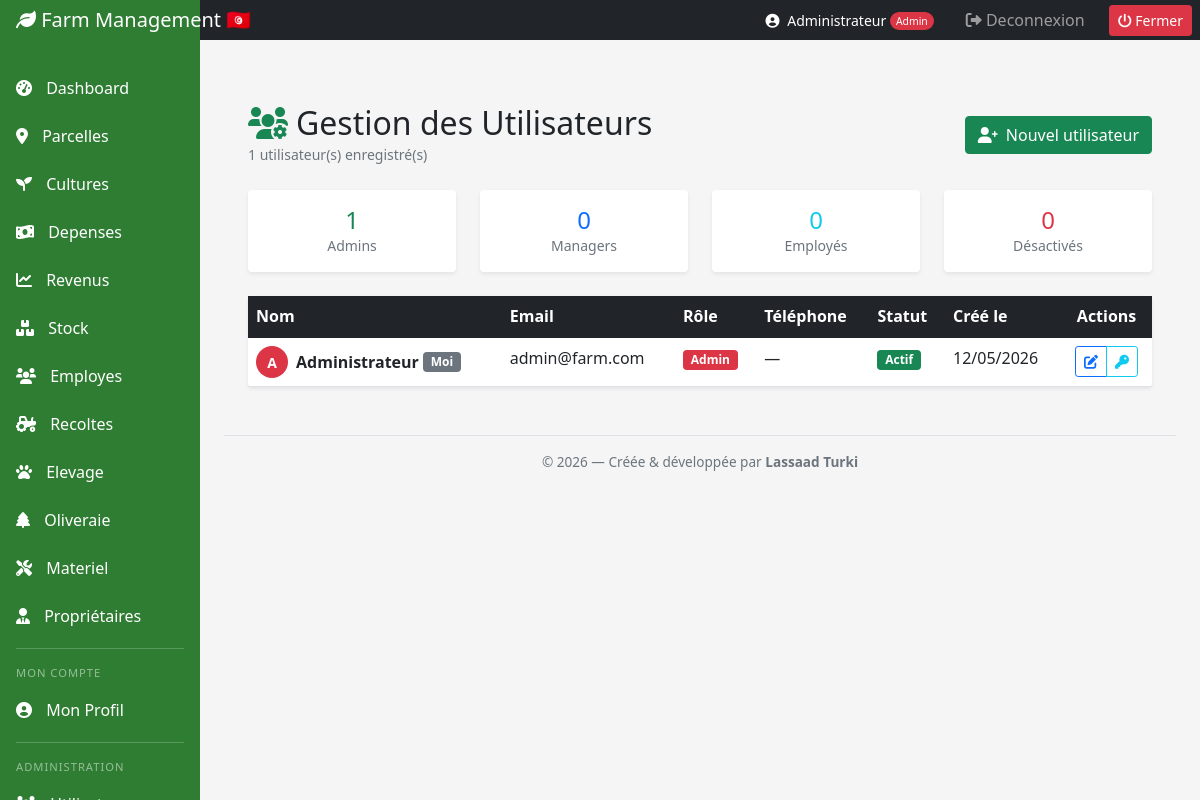
Page /admin/users (signed in) on the committed database.
### models/__init__.py (models this page shows, shortened)
class User(UserMixin, db.Model):
    __tablename__ = 'users'
    id = db.Column(db.Integer, primary_key=True)
    nom = db.Column(db.String(100), nullable=False)
    email = db.Column(db.String(100), unique=True, nullable=False)
    mot_de_passe = db.Column(db.String(255), nullable=False)
    role = db.Column(db.String(50), default='employee')
    date_creation = db.Column(db.DateTime, default=datetime.utcnow)
    is_active = db.Column(db.Boolean, default=True)
    telephone = db.Column(db.String(20))
    adresse = db.Column(db.Text)

### app.py (the view)
@app.route('/admin/users')
@login_required
@admin_required
def admin_users():
    users = User.query.order_by(User.date_creation.desc()).all()
    return render_template('admin/users.html', users=users)

### app.py (called while the page is built)
def admin_required(f):
    @wraps(f)
    def decorated_function(*args, **kwargs):
        if not current_user.is_authenticated or current_user.role != 'admin':
            abort(403)
        return f(*args, **kwargs)
    return decorated_function

@login_manager.user_loader
def load_user(user_id):
    return db.session.get(User, int(user_id))

### templates/admin/users.html (shortened to what this page needs)
{% extends "base.html" %}
{% block content %}
<div class="container-fluid py-4">
  <div class="d-flex justify-content-between align-items-center mb-4">
    <div>
      <h2 class="mb-0"><i class="fas fa-users-cog text-success me-2"></i>Gestion des Utilisateurs</h2>
      <small class="text-muted">{{ users|length }} utilisateur(s) enregistré(s)</small>
    </div>
    <a href="{{ url_for('admin_create_user') }}" class="btn btn-success">
      <i class="fas fa-user-plus me-1"></i> Nouvel utilisateur
    </a>
  </div>
  <div class="row mb-4">
    <div class="col-md-3">
      <div class="card border-0 shadow-sm text-center py-3">
        <h4 class="text-success mb-0">{{ users|selectattr('role','eq','admin')|list|length }}</h4>
        <small class="text-muted">Admins</small>
      </div>
    </div>
    <div class="col-md-3">
      <div class="card border-0 shadow-sm text-center py-3">
        <h4 class="text-primary mb-0">{{ users|selectattr('role','eq','manager')|list|length }}</h4>
        <small class="text-muted">Managers</small>
      </div>
    </div>
    <div class="col-md-3">
      <div class="card border-0 shadow-sm text-center py-3">
        <h4 class="text-info mb-0">{{ users|selectattr('role','eq','employee')|list|length }}</h4>
        <small class="text-muted">Employés</small>
      </div>
    </div>
    <div class="col-md-3">
      <div class="card border-0 shadow-sm text-center py-3">
        <h4 class="text-danger mb-0">{{ users|selectattr('is_active','eq',false)|list|length }}</h4>
        <small class="text-muted">Désactivés</small>
      </div>
    </div>
  </div>
  <div class="card border-0 shadow-sm">
    <div class="card-body p-0">
      <table class="table table-hover mb-0">
        <thead class="table-dark">
          <tr>
            <th>Nom</th>
            <th>Email</th>
            <th>Rôle</th>
            <th>Téléphone</th>
            <th>Statut</th>
            <th>Créé le</th>
            <th class="text-center">Actions</th>
          </tr>
        </thead>
        <tbody>
          {% for user in users %}
          <tr class="{{ 'table-secondary opacity-50' if not user.is_active }}">
            <td>
              <div class="d-flex align-items-center">
                <div class="avatar-circle me-2 bg-{{ 'danger' if user.role=='admin' else 'primary' if user.role=='manager' else 'success' }}">
                  {{ user.nom[0].upper() }}
                </div>
                <strong>{{ user.nom }}</strong>
                {% if user.id == current_user.id %}
                  <span class="badge bg-secondary ms-1">Moi</span>
                {% endif %}
              </div>
            </td>
            <td>{{ user.email }}</td>
            <td>
              {% if user.role == 'admin' %}
                <span class="badge bg-danger">Admin</span>
              {% elif user.role == 'manager' %}
                <span class="badge bg-primary">Manager</span>
              {% else %}
                <span class="badge bg-success">Employé</span>
              {% endif %}
            </td>
            <td>{{ user.telephone or '—' }}</td>
            <td>
              <span class="badge {{ 'bg-success' if user.is_active else 'bg-secondary' }}">
                {{ 'Actif' if user.is_active else 'Inactif' }}
              </span>
            </td>
            <td>{{ user.date_creation.strftime('%d/%m/%Y') }}</td>
            <td class="text-center">
              <div class="btn-group btn-group-sm">
                <a href="{{ url_for('admin_edit_user', id=user.id) }}"
                   class="btn btn-outline-primary" title="Modifier">
                  <i class="fas fa-edit"></i>
                </a>
                <button class="btn btn-outline-info"
                        onclick="showResetPassword({{ user.id }}, '{{ user.nom }}')"
                        title="Réinitialiser mot de passe">
                  <i class="fas fa-key"></i>
                </button>
              </div>
            </td>
          </tr>
          {% endfor %}
        </tbody>
      </table>
    </div>
  </div>
</div>
{% endblock %}

### templates/base.html (shortened to what this page needs)
<!DOCTYPE html>
<html lang="fr">
<head>
    <link href="https://cdn.jsdelivr.net/npm/bootstrap@5.1.3/dist/css/bootstrap.min.css" rel="stylesheet">
    <link href="https://cdnjs.cloudflare.com/ajax/libs/font-awesome/6.0.0/css/all.min.css" rel="stylesheet">
</head>
<body>
    <nav class="navbar navbar-dark sticky-top bg-dark flex-md-nowrap p-0">
        <a class="navbar-brand col-md-3 col-lg-2 me-0 px-3" href="{{ url_for('dashboard') }}">
            <i class="fas fa-leaf"></i> Farm Management 🇹🇳
        </a>
        <div class="navbar-nav ms-auto d-flex flex-row align-items-center">
            {% if current_user.is_authenticated %}
            <span class="text-white me-3 small">
                <i class="fas fa-user-circle me-1"></i>
                {{ current_user.nom }}
                {% if current_user.role == 'admin' %}
                    <span class="role-badge bg-danger text-white">Admin</span>
                {% elif current_user.role == 'manager' %}
                    <span class="role-badge bg-primary text-white">Manager</span>
                {% else %}
                    <span class="role-badge bg-success text-white">Employé</span>
                {% endif %}
            </span>
            {% endif %}
            <div class="nav-item text-nowrap">
                <a class="nav-link px-3" href="{{ url_for('logout') }}">
                    <i class="fas fa-sign-out-alt"></i> Deconnexion
                </a>
            </div>
	    <div class="nav-item text-nowrap">
   		 <button onclick="if(confirm('Fermer l\'application ?')) window.close();"
            	 class="btn btn-sm btn-danger ms-2 me-2">
        	 	<i class="fas fa-power-off"></i> Fermer
    		 </button>
	   </div>
        </div>
    </nav>
    <div class="container-fluid">
        <div class="row">
            <nav class="col-md-3 col-lg-2 d-md-block sidebar">
                <div class="position-sticky pt-3">
                    <ul class="nav flex-column">
                        <li class="nav-item"><a class="nav-link" href="{{ url_for('dashboard') }}"><i class="fas fa-tachometer-alt"></i> Dashboard</a></li>
                        <li class="nav-item"><a class="nav-link" href="{{ url_for('plots') }}"><i class="fas fa-map-marker-alt"></i> Parcelles</a></li>
                        <li class="nav-item"><a class="nav-link" href="{{ url_for('crops') }}"><i class="fas fa-seedling"></i> Cultures</a></li>
                        <li class="nav-item"><a class="nav-link" href="{{ url_for('expenses') }}"><i class="fas fa-money-bill-wave"></i> Depenses</a></li>
                        <li class="nav-item"><a class="nav-link" href="{{ url_for('revenues') }}"><i class="fas fa-chart-line"></i> Revenus</a></li>
                        <li class="nav-item"><a class="nav-link" href="{{ url_for('inventory') }}"><i class="fas fa-boxes"></i> Stock</a></li>
                        <li class="nav-item"><a class="nav-link" href="{{ url_for('employees') }}"><i class="fas fa-users"></i> Employes</a></li>
                        <li class="nav-item"><a class="nav-link" href="{{ url_for('harvests') }}"><i class="fas fa-tractor"></i> Recoltes</a></li>
                        <li class="nav-item"><a class="nav-link" href="{{ url_for('livestock_dashboard') }}"><i class="fas fa-paw"></i> Elevage</a></li>
                        <li class="nav-item"><a class="nav-link" href="{{ url_for('oliviers') }}"><i class="fas fa-tree"></i> Oliveraie</a></li>
                        <li class="nav-item"><a class="nav-link" href="{{ url_for('materiel') }}"><i class="fas fa-tools"></i> Materiel</a></li>
			<li class="nav-item"><a class="nav-link" href="{{ url_for('proprietaires') }}"><i class="fas fa-user-tie"></i> Propriétaires</a></li>
                        <div class="sidebar-divider"></div>
                        <div class="sidebar-section-label">Mon compte</div>
                        <li class="nav-item">
                            <a class="nav-link" href="{{ url_for('profile') }}">
                                <i class="fas fa-user-circle"></i> Mon Profil
                            </a>
                        </li>
                        {% if current_user.is_authenticated and current_user.role == 'admin' %}
                        <div class="sidebar-divider"></div>
                        <div class="sidebar-section-label">Administration</div>
                        <li class="nav-item">
                            <a class="nav-link" href="{{ url_for('admin_users') }}">
                                <i class="fas fa-users-cog"></i> Utilisateurs
                            </a>
                        </li>
                        {% endif %}
                    </ul>
                </div>
            </nav>
            <main class="col-md-9 ms-sm-auto col-lg-10 px-md-4">
                <div class="pt-3 pb-2 mb-3">
                </div>
              {% block content %}{% endblock %}
		<div class="text-center py-3 mt-4" style="border-top: 1px solid #dee2e6; color: #6c757d; font-size: 0.85rem;">
    			© 2026 — Créée &amp; développée par <strong>Lassaad Turki</strong>
		</div>
            </main>
        </div>
    </div>
</body>
</html>

### templates/base.html (style rules this page uses)
:root { --agricultural-green: #2E7D32; }
body { background-color: #f5f5f5; }
.sidebar { position: fixed; top: 0; bottom: 0; left: 0; z-index: 100; padding: 48px 0 0; background-color: var(--agricultural-green); }
.sidebar .nav-link { font-weight: 500; color: white; padding: 0.75rem 1rem; transition: all 0.3s; }
.sidebar .nav-link i { margin-right: 10px; }
.sidebar-divider { border-top: 1px solid rgba(255,255,255,0.2); margin: 0.5rem 1rem; }
.sidebar-section-label { color: rgba(255,255,255,0.5); font-size: 0.7rem; text-transform: uppercase; letter-spacing: 1px; padding: 0.5rem 1rem 0.25rem; }
.navbar-brand { background-color: var(--agricultural-green); }
.role-badge { font-size: 0.65rem; padding: 2px 6px; border-radius: 10px; vertical-align: middle; }

### templates/admin/users.html (style rules this page uses)
.avatar-circle { width: 32px; height: 32px; border-radius: 50%; display: flex; align-items: center; justify-content: center; color: white; font-weight: bold; font-size: 14px; flex-shrink: 0; }

### rows in the picture
User: nom "Administrateur", nom "A", shows "Moi", email "admin@farm.com", role "Admin", telephone "—", is_active "Actif", date_creation "12/05/2026"

### other values in the picture
{{ users|length }} "1"
{{ users|selectattr('role','eq','admin')|list|length }} "1"
{{ users|selectattr('role','eq','manager')|list|length }} "0"
{{ users|selectattr('role','eq','employee')|list|length }} "0"
{{ users|selectattr('is_active','eq',false)|list|length }} "0"
